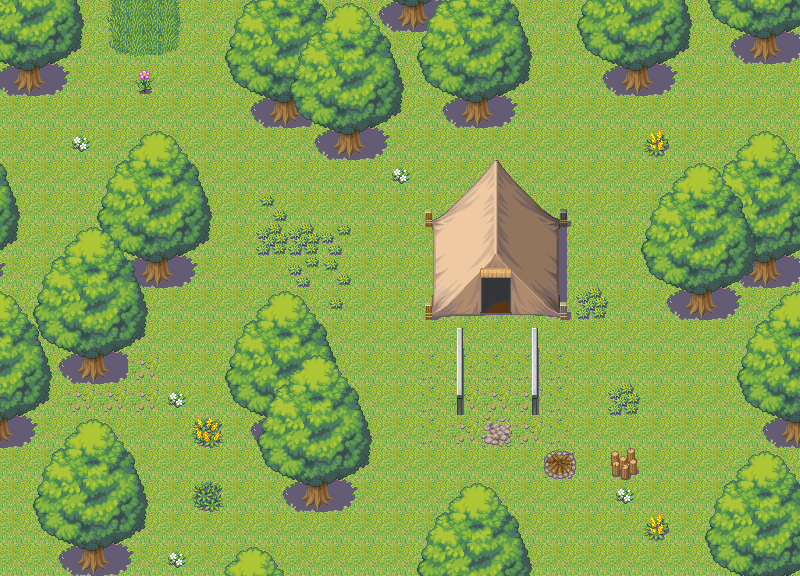

This is a level from a 2D game, rendered from its Tiled map with the project's own tilesets. A one-line summary and the map file follow, with tile-layer data summarised:
An orthogonal 25x18 tile map with 32x32 px tiles, 3 tile layers (base, objetos, objetos 2) and 3 objects (ergrev, vrerv).

<map version="1.0" orientation="orthogonal" width="25" height="18" tilewidth="32" tileheight="32">
 <tileset firstgid="1" name="bosque" tilewidth="32" tileheight="32">
  <image source="../graphics/tilesets/bosque.png" width="256" height="576" />
 </tileset>
 <layer name="base" width="25" height="18">
  <data>[450 cells, 450 non-empty, 1 distinct tile ids]</data>
 </layer>
 <layer name="objetos" width="25" height="18">
  <data>[450 cells, 227 non-empty, 53 distinct tile ids]</data>
 </layer>
 <layer name="objetos 2" width="25" height="18">
  <data>[450 cells, 120 non-empty, 40 distinct tile ids]</data>
 </layer>
 <objectgroup name="Capa de Objetos 1" width="25" height="18">
  <object name="erferg" type="ergrev" x="551" y="118" width="92" height="62">
   <properties>
    <property name="rfeerv" value="7554" />
    <property name="vervr" value="7747" />
   </properties>
  </object>
  <object type="vrerv" x="677" y="454" width="30" height="41" />
  <object x="432" y="466" />
 </objectgroup>
</map>
